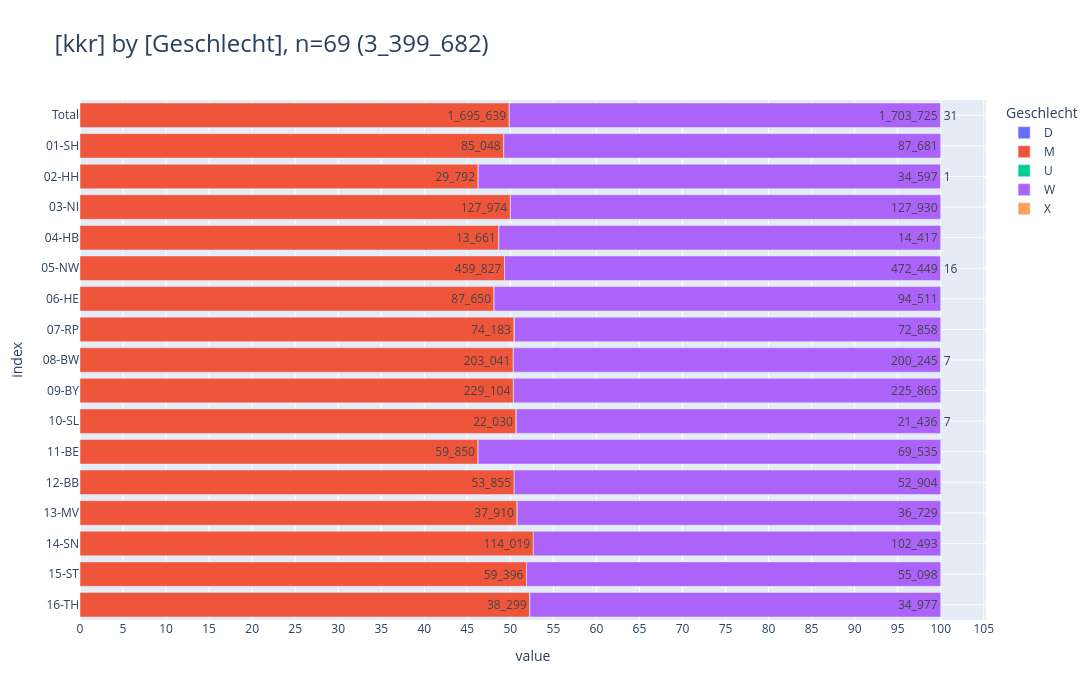

This figure's notebook cell:
### Markdown cell above
<br>

### <a id='toc1_7_5_'></a>[Geschlecht](#toc0_)
- Grundgesamtheit: Menge aller **Patienten** 
- **Filter: `DJ` = 2020-2024, Geschlecht in (`M`,`W`)**

> 💡 `ZfKD`: _Angaben zu Geschlecht ungleich `M` oder `W` sind sehr selten, diese Fälle werden nicht gesondert verarbeitet_

### Code cell
_tu=show_vars(0, grouper_reg.KKR.value, show=True, filter=FILTER_DY)
_other = _tu[~_tu["Geschlecht"].isin(["M", "W"])].groupby("Geschlecht")["cnt"].sum().to_dict()
print(f"Anzahl Ausprägungen <> M oder W im Gesamtdatensatz: {_other}")

### Figure 1 — Plotly figure (JSON) as saved in the notebook; plotly's stock layout.template omitted (floating-point values rounded to 4 significant figures)
{"data": [{"hovertemplate": "col=D<br>value=%{x}<br>index=%{y}<br>cnt_str=%{text}<extra></extra>", "legendgroup": "D", "marker": {"color": "#636EFA", "pattern": {"shape": ""}}, "name": "D", "orientation": "h", "showlegend": true, "text": ["43", "1", "2", "3", "3", "3", "5", "3", "1", "5", "3", "2", "5", "5", "2"], "textposition": "auto", "type": "bar", "x": [43, 1, 2, 3, 3, 3, 5, 3, 1, 5, 3, 2, 5, 5, 2], "xaxis": "x", "y": [" Total", "01-SH", "02-HH", "03-NI", "06-HE", "07-RP", "08-BW", "09-BY", "10-SL", "11-BE", "12-BB", "13-MV", "14-SN", "15-ST", "16-TH"], "yaxis": "y"}, {"hovertemplate": "col=M<br>value=%{x}<br>index=%{y}<br>cnt_str=%{text}<extra></extra>", "legendgroup": "M", "marker": {"color": "#EF553B", "pattern": {"shape": ""}}, "name": "M", "orientation": "h", "showlegend": true, "text": ["1_695_639", "85_048", "29_792", "127_974", "13_661", "459_827", "87_650", "74_183", "203_041", "229_104", "22_030", "59_850", "53_855", "37_910", "114_019", "59_396", "38_299"], "textposition": "auto", "type": "bar", "x": [1695639, 85048, 29792, 127974, 13661, 459827, 87650, 74183, 203041, 229104, 22030, 59850, 53855, 37910, 114019, 59396, 38299], "xaxis": "x", "y": [" Total", "01-SH", "02-HH", "03-NI", "04-HB", "05-NW", "06-HE", "07-RP", "08-BW", "09-BY", "10-SL", "11-BE", "12-BB", "13-MV", "14-SN", "15-ST", "16-TH"], "yaxis": "y"}, {"hovertemplate": "col=U<br>value=%{x}<br>index=%{y}<br>cnt_str=%{text}<extra></extra>", "legendgroup": "U", "marker": {"color": "#00CC96", "pattern": {"shape": ""}}, "name": "U", "orientation": "h", "showlegend": true, "text": ["244", "5", "3", "48", "6", "2", "1", "66", "42", "22", "14", "11", "13", "3", "8"], "textposition": "auto", "type": "bar", "x": [244, 5, 3, 48, 6, 2, 1, 66, 42, 22, 14, 11, 13, 3, 8], "xaxis": "x", "y": [" Total", "01-SH", "02-HH", "03-NI", "04-HB", "05-NW", "06-HE", "07-RP", "08-BW", "09-BY", "10-SL", "11-BE", "13-MV", "15-ST", "16-TH"], "yaxis": "y"}, {"hovertemplate": "col=W<br>value=%{x}<br>index=%{y}<br>cnt_str=%{text}<extra></extra>", "legendgroup": "W", "marker": {"color": "#AB63FA", "pattern": {"shape": ""}}, "name": "W", "orientation": "h", "showlegend": true, "text": ["1_703_725", "87_681", "34_597", "127_930", "14_417", "472_449", "94_511", "72_858", "200_245", "225_865", "21_436", "69_535", "52_904", "36_729", "102_493", "55_098", "34_977"], "textposition": "auto", "type": "bar", "x": [1703725, 87681, 34597, 127930, 14417, 472449, 94511, 72858, 200245, 225865, 21436, 69535, 52904, 36729, 102493, 55098, 34977], "xaxis": "x", "y": [" Total", "01-SH", "02-HH", "03-NI", "04-HB", "05-NW", "06-HE", "07-RP", "08-BW", "09-BY", "10-SL", "11-BE", "12-BB", "13-MV", "14-SN", "15-ST", "16-TH"], "yaxis": "y"}, {"hovertemplate": "col=X<br>value=%{x}<br>index=%{y}<br>cnt_str=%{text}<extra></extra>", "legendgroup": "X", "marker": {"color": "#FFA15A", "pattern": {"shape": ""}}, "name": "X", "orientation": "h", "showlegend": true, "text": ["31", "1", "16", "7", "7"], "textposition": "auto", "type": "bar", "x": [31, 1, 16, 7, 7], "xaxis": "x", "y": [" Total", "02-HH", "05-NW", "08-BW", "10-SL"], "yaxis": "y"}], "layout": {"barmode": "relative", "barnorm": "percent", "height": 700, "legend": {"title": {"text": "Geschlecht"}, "tracegroupgap": 0, "traceorder": "normal"}, "title": {"font": {"size": 24}, "text": "[kkr] by [Geschlecht], n=69 (3_399_682)", "xanchor": "left", "y": 0.95, "yanchor": "top"}, "width": 1600, "xaxis": {"anchor": "y", "domain": [0, 1], "dtick": 5, "gridwidth": 1, "showgrid": true, "title": {"text": "value"}}, "yaxis": {"anchor": "x", "categoryarray": ["16-TH", "15-ST", "14-SN", "13-MV", "12-BB", "11-BE", "10-SL", "09-BY", "08-BW", "07-RP", "06-HE", "05-NW", "04-HB", "03-NI", "02-HH", "01-SH", " Total"], "categoryorder": "array", "domain": [0, 1], "gridwidth": 1, "showgrid": true, "title": {"text": "index"}}}}
